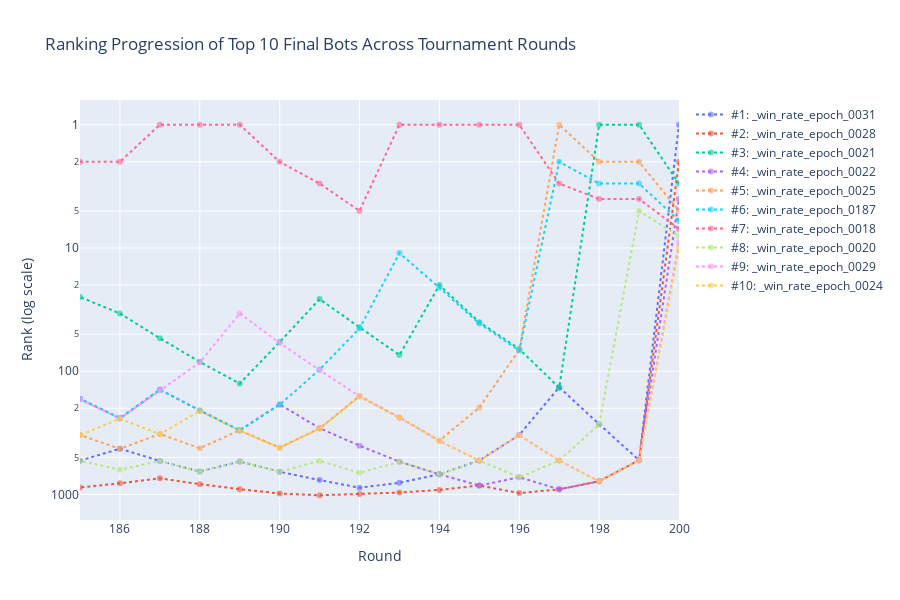

Notebook code cell kept with this figure:
### Code cell
# Create ranking progression plot
fig = go.Figure()

rounds = list(range(num_rounds + 1))

# Add a line for each top 10 bot
for i, bot_name in enumerate(top_10_names):
    final_rank = i + 1
    fig.add_trace(
        go.Scatter(
            x=rounds,
            y=rankings_by_round[bot_name][::-1],  # Reverse for chronological order
            mode="lines+markers",
            name=f"#{final_rank}: {bot_name[-20:]}",
            line=dict(width=2, dash="dot"),
            marker=dict(size=6, opacity=0.6),
            hovertemplate=f"<b>{bot_name[-30:]}</b><br>Round: %{{x}}<br>Rank: %{{y}}<extra></extra>",
        )
    )

fig.update_layout(
    title="Ranking Progression of Top 10 Final Bots Across Tournament Rounds",
    xaxis_title="Round",
    yaxis_title="Rank (log scale)",
    height=600,
    xaxis=dict(range=[185, 200]),
    yaxis_type="log",
)

# Reverse y-axis so rank 1 is at top
fig.update_yaxes(autorange="reversed")

fig.show()

### Figure 1 — Plotly figure (JSON) as saved in the notebook; plotly's stock layout.template omitted (floating-point values rounded to 4 significant figures; data arrays with more than 128 entries replaced by an {"elided": "..."} marker saying what was removed)
{"data": [{"hovertemplate": "<b>3_1326-E02_win_rate_epoch_0031</b><br>Round: %{x}<br>Rank: %{y}<extra></extra>", "line": {"dash": "dot", "width": 2}, "marker": {"opacity": 0.6, "size": 6}, "mode": "lines+markers", "name": "#1: _win_rate_epoch_0031", "type": "scatter", "x": {"elided": "201 int values"}, "y": {"elided": "201 int values"}}, {"hovertemplate": "<b>3_1326-E02_win_rate_epoch_0028</b><br>Round: %{x}<br>Rank: %{y}<extra></extra>", "line": {"dash": "dot", "width": 2}, "marker": {"opacity": 0.6, "size": 6}, "mode": "lines+markers", "name": "#2: _win_rate_epoch_0028", "type": "scatter", "x": {"elided": "201 int values"}, "y": {"elided": "201 int values"}}, {"hovertemplate": "<b>3_1325-E02_win_rate_epoch_0021</b><br>Round: %{x}<br>Rank: %{y}<extra></extra>", "line": {"dash": "dot", "width": 2}, "marker": {"opacity": 0.6, "size": 6}, "mode": "lines+markers", "name": "#3: _win_rate_epoch_0021", "type": "scatter", "x": {"elided": "201 int values"}, "y": {"elided": "201 int values"}}, {"hovertemplate": "<b>3_1325-E02_win_rate_epoch_0022</b><br>Round: %{x}<br>Rank: %{y}<extra></extra>", "line": {"dash": "dot", "width": 2}, "marker": {"opacity": 0.6, "size": 6}, "mode": "lines+markers", "name": "#4: _win_rate_epoch_0022", "type": "scatter", "x": {"elided": "201 int values"}, "y": {"elided": "201 int values"}}, {"hovertemplate": "<b>3_1326-E02_win_rate_epoch_0025</b><br>Round: %{x}<br>Rank: %{y}<extra></extra>", "line": {"dash": "dot", "width": 2}, "marker": {"opacity": 0.6, "size": 6}, "mode": "lines+markers", "name": "#5: _win_rate_epoch_0025", "type": "scatter", "x": {"elided": "201 int values"}, "y": {"elided": "201 int values"}}, {"hovertemplate": "<b>3_1337-E02_win_rate_epoch_0187</b><br>Round: %{x}<br>Rank: %{y}<extra></extra>", "line": {"dash": "dot", "width": 2}, "marker": {"opacity": 0.6, "size": 6}, "mode": "lines+markers", "name": "#6: _win_rate_epoch_0187", "type": "scatter", "x": {"elided": "201 int values"}, "y": {"elided": "201 int values"}}, {"hovertemplate": "<b>3_1325-E02_win_rate_epoch_0018</b><br>Round: %{x}<br>Rank: %{y}<extra></extra>", "line": {"dash": "dot", "width": 2}, "marker": {"opacity": 0.6, "size": 6}, "mode": "lines+markers", "name": "#7: _win_rate_epoch_0018", "type": "scatter", "x": {"elided": "201 int values"}, "y": {"elided": "201 int values"}}, {"hovertemplate": "<b>3_1325-E02_win_rate_epoch_0020</b><br>Round: %{x}<br>Rank: %{y}<extra></extra>", "line": {"dash": "dot", "width": 2}, "marker": {"opacity": 0.6, "size": 6}, "mode": "lines+markers", "name": "#8: _win_rate_epoch_0020", "type": "scatter", "x": {"elided": "201 int values"}, "y": {"elided": "201 int values"}}, {"hovertemplate": "<b>3_1326-E02_win_rate_epoch_0029</b><br>Round: %{x}<br>Rank: %{y}<extra></extra>", "line": {"dash": "dot", "width": 2}, "marker": {"opacity": 0.6, "size": 6}, "mode": "lines+markers", "name": "#9: _win_rate_epoch_0029", "type": "scatter", "x": {"elided": "201 int values"}, "y": {"elided": "201 int values"}}, {"hovertemplate": "<b>3_1326-E02_win_rate_epoch_0024</b><br>Round: %{x}<br>Rank: %{y}<extra></extra>", "line": {"dash": "dot", "width": 2}, "marker": {"opacity": 0.6, "size": 6}, "mode": "lines+markers", "name": "#10: _win_rate_epoch_0024", "type": "scatter", "x": {"elided": "201 int values"}, "y": {"elided": "201 int values"}}], "layout": {"height": 600, "title": {"text": "Ranking Progression of Top 10 Final Bots Across Tournament Rounds"}, "xaxis": {"range": [185, 200], "title": {"text": "Round"}}, "yaxis": {"autorange": "reversed", "title": {"text": "Rank (log scale)"}, "type": "log"}}}
